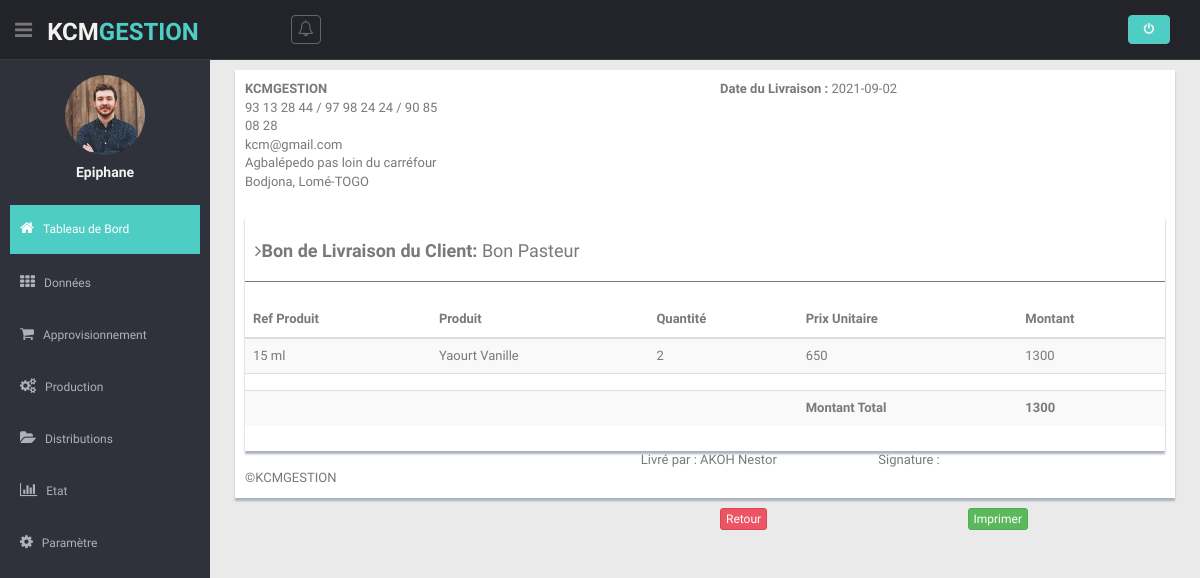
/views/bon_liv_line.php?id_bon_livraison=8 (signed in), run on the app's committed database.
### tables this page shows
CREATE TABLE `users` (
  `id_users` int(11) NOT NULL,
  `username` varchar(64) NOT NULL,
  `email` varchar(64) NOT NULL,
  `password` varchar(128) NOT NULL,
  `dateCreate` date DEFAULT NULL
);

CREATE TABLE `compte` (
  `id_compte` int(11) NOT NULL,
  `nom_societe` varchar(32) NOT NULL,
  `emailSocet` varchar(128) NOT NULL,
  `adresseSociet` varchar(255) NOT NULL,
  `telComp` varchar(255) NOT NULL,
  `produitGest` varchar(64) NOT NULL,
  `user_create` varchar(16) DEFAULT NULL,
  `dateCreate` date DEFAULT NULL
);

CREATE TABLE `distributions` (
  `idDis` int(11) NOT NULL,
  `ref_dis` varchar(64) NOT NULL,
  `date_livraison` date DEFAULT NULL,
  `date_paiment` date DEFAULT NULL,
  `id_livreur` int(11) NOT NULL,
  `idClient` int(11) DEFAULT NULL,
  `etat_paie_Dis` varchar(64) NOT NULL,
  `user_create` varchar(16) DEFAULT NULL,
  `dateCreate` date DEFAULT NULL
);

CREATE TABLE `clients` (
  `id_client` int(11) NOT NULL,
  `nom_client` varchar(64) NOT NULL,
  `adresse_client` varchar(128) DEFAULT NULL,
  `telephone` varchar(255) NOT NULL,
  `user_create` varchar(64) DEFAULT NULL,
  `dateCreate` date DEFAULT NULL
);

CREATE TABLE `type_yaout` (
  `id_ty` int(11) NOT NULL,
  `ref_yaourt` varchar(64) NOT NULL,
  `nom_yaourt` varchar(64) NOT NULL,
  `user_create` varchar(64) DEFAULT NULL,
  `dateCreate` date NOT NULL
);

CREATE TABLE `distribu_produit` (
  `id_dis_prod` int(11) NOT NULL,
  `id_distribu` int(11) NOT NULL,
  `idProduits_dis` int(11) NOT NULL,
  `quantite_venduPro` int(11) NOT NULL
);

CREATE TABLE `produits` (
  `id_prod` int(11) NOT NULL,
  `id_yaourt` int(11) NOT NULL,
  `quantite_pro` int(11) NOT NULL,
  `prix_produit` float NOT NULL,
  `niveauPro` varchar(16) NOT NULL,
  `user_create` varchar(16) DEFAULT NULL,
  `date_create` date DEFAULT NULL
);

CREATE TABLE `livreur` (
  `idLivreur` int(11) NOT NULL,
  `nom_dis` varchar(64) NOT NULL,
  `telephone_dis` varchar(255) NOT NULL,
  `user_create` varchar(64) DEFAULT NULL,
  `date_create` date DEFAULT NULL
);

### models/modelLogin.php (called while the page is built, shortened)
<?php
class DemoLib
{
    public function UserDetails($user_id)
    {
        try {
            $db = dbConnect();
            $query = $db->prepare("SELECT id_users, username, email FROM users WHERE id_users=:id_users");
            $query->bindParam("id_users", $user_id, PDO::PARAM_STR);
            $query->execute();
            if ($query->rowCount() > 0) {
                return $query->fetch(PDO::FETCH_OBJ);
            }
        } catch (PDOException $e) {
            exit($e->getMessage());
        }
    }
}

### models/modelCompte.php (called while the page is built, shortened)
<?php
class ModelCompte
{
    public function getAllCompte()
    {
        try {
            $db = dbConnect();
            $query = $db->prepare("SELECT * FROM compte");
            $query->execute();
            return $query->fetchAll(PDO::FETCH_OBJ);
        } catch (PDOException $e) {
            exit($e->getMessage());
        }
    }
}

### controller/controllerCompte.php (called while the page is built, shortened)
<?php
require  '../models/modelCompte.php';
$comptes = new ModelCompte();
$allCompte = $comptes->getAllCompte();

### models/modelLivraison.php (called while the page is built, shortened)
<?php
class ModelDistribution
{
    public function getID_clientDis($ID_dis)
    {
        try {
            $db = dbConnect();
            $query = $db->prepare("SELECT * FROM distributions, livreur, clients WHERE distributions.id_livreur = livreur.idLivreur AND distributions.idClient = clients.id_client AND idDis = ?");
            $query->execute(array($ID_dis));
            if ($query->rowCount() > 0) {
                return $query->fetch(PDO::FETCH_OBJ);
            }
        } catch (PDOException $e) {
            exit($e->getMessage());
        }
    }
    public function getBon_DisID($ID_dis)
    {
        try {
            $db = dbConnect();
            $query = $db->prepare("SELECT * FROM distributions, livreur, clients, distribu_produit, produits, type_yaout WHERE type_yaout.id_ty = produits.id_yaourt AND distributions.id_livreur = livreur.idLivreur AND distributions.idClient = clients.id_client AND distribu_produit.id_distribu  = distributions.idDis AND distribu_produit.id_distribu = ? AND distribu_produit.idProduits_dis = produits.id_prod");
            $query->execute(array($ID_dis));
            return $query->fetchall(PDO::FETCH_OBJ);
        } catch (PDOException $e) {
            exit($e->getMessage());
        }
    }
}

### controller/controllerLivraison.php (called while the page is built, shortened)
<?php
require  '../models/modelLivraison.php';
$distribution = new ModelDistribution();
if (isset($_GET['id_bon_livraison'])) {
    $head_bn_livraison = $distribution->getID_clientDis($_GET['id_bon_livraison']);
    $body_bn_Liv = $distribution->getBon_DisID($_GET['id_bon_livraison']);
}

### views/bon_liv_line.php (the view, shortened to what this page needs)
<?php
require('head.php');
require('header.php');
require('sibar.php');
require('../controller/controllerCompte.php');
require('../controller/controllerLivraison.php');
?>
<section class="wrapper">
    <div id='sectionAimprimer'>
        <div class="row">
            <div class="col-lg-12">
                <div class="form-panel">
                    <div class="row">
                        <div class="col-xs-6 col-sm-6">
                            <?php foreach ($allCompte as $Compte) :; ?>
                                <div class="row">
                                    <div class="col-xs-6 col-sm-6">
                                        <b><?= $Compte->nom_societe; ?></b>
                                    </div>
                                </div>
                                <div class="row">
                                    <div class="col-xs-6 col-sm-6">
                                        <?= $Compte->telComp; ?> <br>
                                        <?= $Compte->emailSocet; ?><br>
                                        <?= $Compte->adresseSociet; ?>
                                    </div>
                                </div>
                            <?php endforeach ?>
                        </div>
                        <div class="col-xs-6 col-sm-6">
                            <div class="row">
                                <div class="col-xs-6 col-sm-6">
                                    <b>Date du Livraison : </b> <?= $head_bn_livraison->date_livraison; ?> <br>
                                </div>
                            </div>
                            <br>
                        </div>
                    </div>
                    <div class="row mt">
                        <div class="col-md-12">
                            <div class="content-panel">
                                <h4>
                                    <i class="fa fa-angle-right"></i><b>Bon de Livraison du Client:</b> <?= $head_bn_livraison->nom_client; ?>
                                </h4>
                                <hr>
                                <table class="table table-striped table-advance table-hover">
                                    <thead>
                                        <tr>
                                            <th> Ref Produit</th>
                                            <th> Produit</th>
                                            <th> Quantité</th>
                                            <th>Prix Unitaire</th>
                                            <th>Montant</th>
                                        </tr>
                                    </thead>
                                    <tbody>
                                        <?php
                                        $sommeT = 0;
                                        foreach ($body_bn_Liv as $echoBnLiv) :; ?>
                                            <tr>
                                                <td><?= $echoBnLiv->ref_yaourt; ?></td>
                                                <td><?= $echoBnLiv->nom_yaourt; ?></td>
                                                <td><?= $echoBnLiv->quantite_venduPro ?></td>
                                                <td><?= $echoBnLiv->prix_produit ?></td>
                                                <td><?= $echoBnLiv->prix_produit * $echoBnLiv->quantite_venduPro;
                                                    $sommeT = $echoBnLiv->prix_produit * $echoBnLiv->quantite_venduPro + $sommeT;
                                                    ?></td>
                                            </tr>
                                        <?php endforeach; ?>
                                        <tr>
                                            <th></th>
                                            <th></th>
                                            <th></th>
                                            <th></th>
                                            <th></th>
                                        </tr>
                                        <tr>
                                            <th></th>
                                            <th></th>
                                            <th></th>
                                            <th>Montant Total</th>
                                            <th><?= $sommeT; ?></th>
                                        </tr>
                                    </tbody>
                                </table>
                            </div>
                        </div>
                    </div>
                    <div class="row">
                        <div class="col-xs-6 col-sm-5"></div>
                        <div class="col-xs-3 col-sm-3">Livré par : <?= $head_bn_livraison->nom_dis; ?> </div>
                        <div class="col-xs-3 col-sm-3">Signature : </div>
                    </div>
                    &copy;<?= $Compte->nom_societe; ?>
                </div>
            </div>
        </div>
    </div>
    <div class="row">
        <div class="col-xs-3 col-sm-6"></div>
        <div class="col-xs-5 col-sm-3">
            <a href="listeLivraison.php" class="btn btn-theme04 btn-xs">Retour</a>
        </div>
        <div class="col-xs-3 col-sm-2">
            <button onClick="imprimer('sectionAimprimer')" class="btn btn-success btn-xs">Imprimer</button>
        </div>
    </div>
    <?php require('foot.php'); ?>

### views/sibar.php (shortened to what this page needs)
<aside>
  <div id="sidebar" class="nav-collapse ">
    <ul class="sidebar-menu" id="nav-accordion">
      <p class="centered"><a href="profile.html"><img src="img/ui-sam.jpg" class="img-circle" width="80"></a></p>
      <h5 class="centered"><?= $user->username;
                            ?></h5>
      <li class="mt">
        <a class="active" href="accueil.php">
          <i class="fa fa-home"></i>
          <span>Tableau de Bord</span>
        </a>
      </li>
      <li class="sub-menu">
        <a href="javascript:;">
          <i class="fa fa-th"></i>
          <span>Données</span>
        </a>
      </li>
      <li class="sub-menu">
        <a href="javascript:;">
          <i class="fa fa-shopping-cart"></i>
          <span>Approvisionnement</span>
        </a>
      </li>
      <li class="sub-menu">
        <a href="javascript:;">
          <i class="fa fa-cogs"></i>
          <span>Production</span>
        </a>
      </li>
      <li class="sub-menu">
        <a href="javascript:;">
          <i class="fa fa-folder-open"></i>
          <span>Distributions</span>
        </a>
      </li>
      <li class="sub-menu">
        <a href="javascript:;">
          <i class="fa fa-bar-chart-o"></i>
          <span>Etat</span>
        </a>
      </li>
      <li class="sub-menu">
        <a href="javascript:;">
          <i class="fa fa-cog"></i>
          <span>Paramètre</span>
        </a>
      </li>
    </ul>
  </div>
</aside>
<section id="main-content">

### views/css/style.css (style rules this page uses)
body { color: #797979; background: #eaeaea; font-family: 'Ruda', sans-serif; padding: 0px !important; margin: 0px !important; font-size:13px; }
ul li { list-style: none; }
a, a:hover, a:focus { text-decoration: none; outline: none; }
.btn-theme04 { color: #fff; background-color: #ed5565; border-color: #da4453; }
hr { margin-top: 20px; margin-bottom: 20px; border: 0; border-top: 1px solid #797979; }
.centered { text-align: center; }
.mt { margin-top: 25px; }
#sidebar { width: 210px; height: 100%; position: fixed; background: #2f323a; }
#sidebar h5 { color: #f2f2f2; font-weight: 700; }
#sidebar ul li { position: relative; }
ul.sidebar-menu , ul.sidebar-menu li ul.sub { margin: -2px 0 0; padding: 0; }
ul.sidebar-menu { margin-top: 75px; }
ul.sidebar-menu li { margin-bottom: 5px; margin-left:10px; margin-right:10px; }
ul.sidebar-menu li.sub-menu { line-height: 15px; }
ul.sidebar-menu li a span { display: inline-block; }
ul.sidebar-menu li a { color: #aeb2b7; text-decoration: none; display: block; padding: 15px 0 15px 10px; font-size: 12px; outline: none; -webkit-transition: all 0.3s ease; -moz-transition: all 0.3s ease; -o-transition: all 0.3s ease; -ms-transition: all 0.3s ease; transition: all 0.3s ease; }
ul.sidebar-menu li a.active, ul.sidebar-menu li a:hover, ul.sidebar-menu li a:focus { background: #4ECDC4; color: #fff; display: block; -webkit-transition: all 0.3s ease; -moz-transition: all 0.3s ease; -o-transition: all 0.3s ease; -ms-transition: all 0.3s ease; transition: all 0.3s ease; }
ul.sidebar-menu li a i { font-size: 15px; padding-right: 6px; }
ul.sidebar-menu li a.active i { color: #fff; }
#main-content { margin-left: 210px; }
.wrapper { display: inline-block; margin-top: 60px; padding-left: 15px; padding-right: 15px; padding-bottom: 15px; padding-top: 0px; width: 100%; }
.content-panel { background: #ffffff; box-shadow: 0px 3px 2px #aab2bd; padding-top: 15px; padding-bottom: 5px; }
.content-panel h4 { margin-left: 10px; }
.form-panel { background: #ffffff; margin: 10px; padding: 10px; box-shadow: 0px 3px 2px #aab2bd; text-align: left; }

### data on the page
users: username "Epiphane"
compte: nom_societe "KCMGESTION", telComp "93 13 28 44 / 97 98 24 24 / 90 85 08 28", emailSocet "kcm@gmail.com", adresseSociet "Agbalépedo pas loin du carréfour Bodjona, Lomé-TOGO"
distributions: date_livraison "2021-09-02", idClient.nom_client "Bon Pasteur", type_yaout.ref_yaourt "15 ml", type_yaout.nom_yaourt "Yaourt Vanille", distribu_produit.quantite_venduPro "2", produits.prix_produit "650", produits.prix_produit "1300", id_livreur.nom_dis "AKOH Nestor"

### other printed values
$sommeT "1300"
